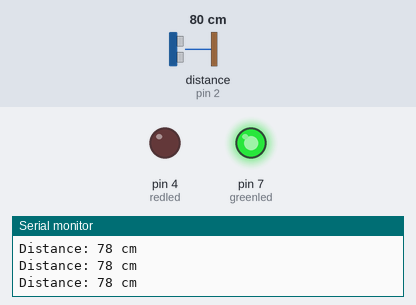
A sketch run on a simulated Arduino Uno, built with avr-gcc and run on an emulated ATmega328P. On the bench: output pins drawn as LEDs (lit = HIGH), the last lines printed to the serial monitor. Wiring (inferred from the names in the program): ultrasonic range finder: trigger pin 3; echo pin 2. Inputs (shaded band) come from the test bench; at power-on: distance to the obstacle (sensor on pin 2) 80 cm. The echo pulse lasts 58.3 µs per cm; pins used as bus, display or sensor lines are not drawn.

Above: at 1.2 s.
1.3 s: distance to the obstacle (sensor on pin 2) set to 13 cm
2.8 s: distance to the obstacle (sensor on pin 2) set to 10 cm
At 3.7 s:
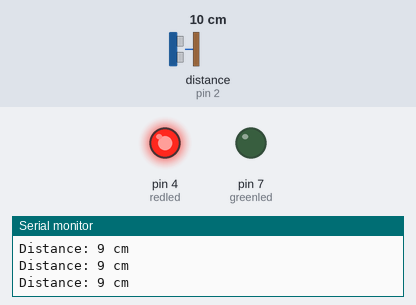
4.3 s: distance to the obstacle (sensor on pin 2) set to 18 cm
At 5.4 s:
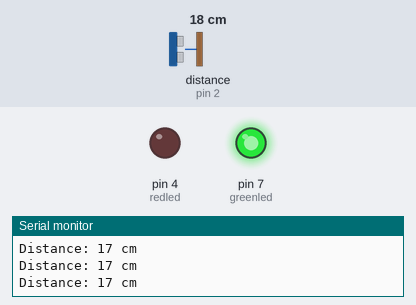
5.8 s: distance to the obstacle (sensor on pin 2) set to 2 cm
At 6.3 s:
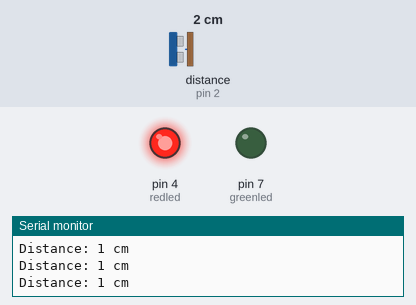
Timing chart, 0 to 8.3 s (numbered marks = the images above; inputs shaded):
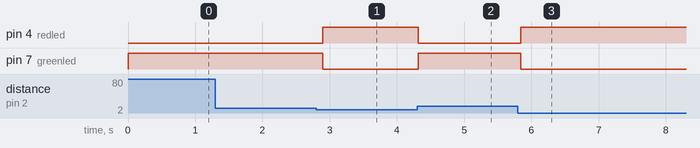

Measured:
- the behaviour switches between 12 and 11 cm on distance to the obstacle (sensor on pin 2) (found by bisection; images 0 and 1)
- after the input at 2.8 s, pin 4 (redled): LOW → HIGH after 0.10 s; pin 7 (greenled): HIGH → LOW after 0.10 s
- after the input at 4.3 s, pin 4 (redled): HIGH → LOW at once; pin 7 (greenled): LOW → HIGH at once
- after the input at 5.8 s, pin 4 (redled): LOW → HIGH at once; pin 7 (greenled): HIGH → LOW at once

The sketch:

ultrasonic_sensor.ino
```cpp
// ---------------------------------------------------------------- //
// Arduino Ultrasoninc Sensor HC-SR04
// Re-writed by Arbi Abdul Jabbaar
// Using Arduino IDE 1.8.7
// Using HC-SR04 Module
// Tested on 17 September 2019
// ---------------------------------------------------------------- //

#define echoPin 2 // attach pin D2 Arduino to pin Echo of HC-SR04
#define trigPin 3 //attach pin D3 Arduino to pin Trig of HC-SR04
#define redled 4 //red LED to alert
#define greenled 7 //green LED to show correct distance

// defines variables
long duration; // variable for the duration of sound wave travel
int distance; // variable for the distance measurement

void setup() {
  pinMode(trigPin, OUTPUT); // Sets the trigPin as an OUTPUT
  pinMode(echoPin, INPUT); // Sets the echoPin as an INPUT
  pinMode(redled, OUTPUT); //sets redled pin to output
  pinMode(greenled, OUTPUT); //sets greenled to OUTPUT
  Serial.begin(9600); // // Serial Communication is starting with 9600 of baudrate speed
  Serial.println("Ultrasonic Sensor HC-SR04 Test"); // print some text in Serial Monitor
  Serial.println("with Arduino UNO R3");
}
void loop() {
  // Clears the trigPin condition
  digitalWrite(trigPin, LOW);
  delayMicroseconds(2);
  // Sets the trigPin HIGH (ACTIVE) for 10 microseconds
  digitalWrite(trigPin, HIGH);
  delayMicroseconds(10);
  digitalWrite(trigPin, LOW);
  // Reads the echoPin, returns the sound wave travel time in microseconds
  duration = pulseIn(echoPin, HIGH);
  // Calculating the distance
  distance = duration * 0.034 / 2; // Speed of sound wave divided by 2 (go and back)
  // Displays the distance on the Serial Monitor
  Serial.print("Distance: ");
  Serial.print(distance);
  Serial.println(" cm");
  if (distance >10){
    digitalWrite(greenled, HIGH); //sets grrenLED to high if something is over 10cm
    digitalWrite(redled, LOW);
  }
  else{
    digitalWrite(redled, HIGH); ////sets redLED to high if something is over 10cm
    digitalWrite(greenled, LOW);
  }
  delay(100);
 }
```
